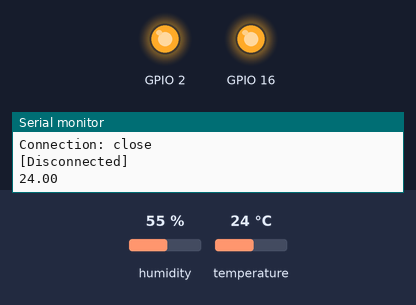
A sketch run on a simulated ESP8266 (NodeMCU). Parts: output pins drawn as LEDs (lit = HIGH), the last lines printed to the serial monitor. The test bench sets the inputs (shaded band); at power-on: temperature 24 °C, humidity 55 %. WiFi joins after 1.5 s; servers stay silent unless stated; uploads are accepted with an empty reply.

Above: at 2.7 s.
2.8 s: temperature set to 24.6 °C
13.3 s: temperature set to 25.5 °C
At 23.8 s:
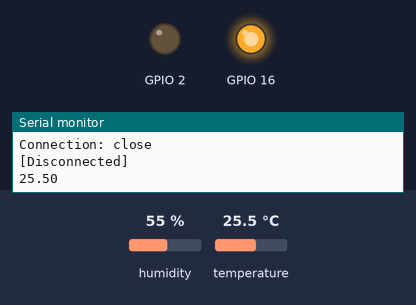
24.1 s: temperature set to 12 °C
At 34.5 s:
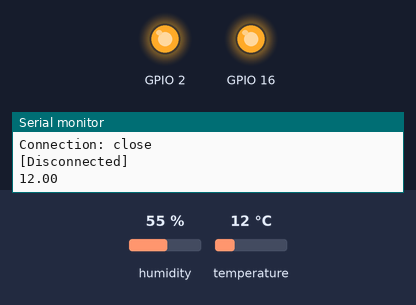
34.8 s: temperature set to 28 °C
At 44.4 s:
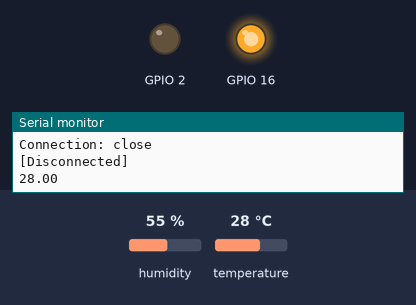
Timing chart, 0 to 45.9 s (numbered marks = the images above; inputs shaded):
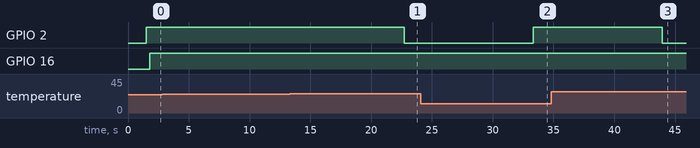

The sketch:

NodeMCU.ino
```cpp
//Incluir librerias
#include <ESP8266WiFi.h>
#include <DHT.h>
#include <DHT_U.h>

const char* ssid = "Red"; //"Aquí el nombre de tu red"
const char* password = "contraseña"; //"Aquí la contraseña de tu red"

const char* host = "Nombre del host"; //Por ejemplo: miservidor.com

//Definiendo el modelo de sensor y el pin al que estará conectado
#define DHTTYPE DHT22
#define DHTPIN 4 //GPIO4
DHT dht(DHTPIN, DHTTYPE, 22);

//Variables para Humedad y Temperatura
float temperatura;
float humedad;

//Variable Hidrogeno
int hidrogeno = analogRead(A0);

void setup(){
  Serial.begin(115200);
  Serial.println();

  dht.begin();

  pinMode(16,OUTPUT);
  pinMode(2,OUTPUT);

  Serial.printf("Connecting to %s ", ssid);
  WiFi.begin(ssid, password);
  while(WiFi.status() != WL_CONNECTED){
    delay(500);
    Serial.print(".");
  }
  Serial.println(" connected");
}

void loop(){

  if(temperatura>=25 || hidrogeno>=700){
    digitalWrite(2,LOW);
    }else{
      digitalWrite(2,HIGH);
      }

  WiFiClient client;

  Serial.printf("\n[Connecting to %s ...", host);
  if (client.connect(host, 80))
  {
      Serial.println("connected]");

      temperatura = dht.readTemperature();
      humedad = dht.readHumidity();


      Serial.println("[Sending a request]");
      client.print(String("GET /?Temp=") + temperatura + "&Hum=" + humedad +  "?Hid" + hidrogeno +  " HTTP/1.1\r\n"+
                   "Host: " + host + "\r\n" +
                   "Connection: close\r\n" +
                   "\r\n"
                   );

      Serial.println("[Response:]");
      while (client.connected())
      {
        if (client.available())
        {
          String line = client.readStringUntil('\n');
          Serial.println(line);
          digitalWrite(16,HIGH);
        }
      }
      client.stop();
      Serial.println("\n[Disconnected]");
      Serial.println(temperatura);
  }
  else
  {
    Serial.println("connection failed!]");
    client.stop();
    digitalWrite(16,LOW);

  }
  delay(5000);
}
```

Measured:
- the behaviour switches between 24.9 and 25 °C on temperature (found by bisection; images 0 and 1)
- after the input at 13.3 s, GPIO 2: HIGH → LOW after 9.4 s
- after the input at 24.1 s, GPIO 2: LOW → HIGH after 9.2 s
- after the input at 34.8 s, GPIO 2: HIGH → LOW after 9.1 s
